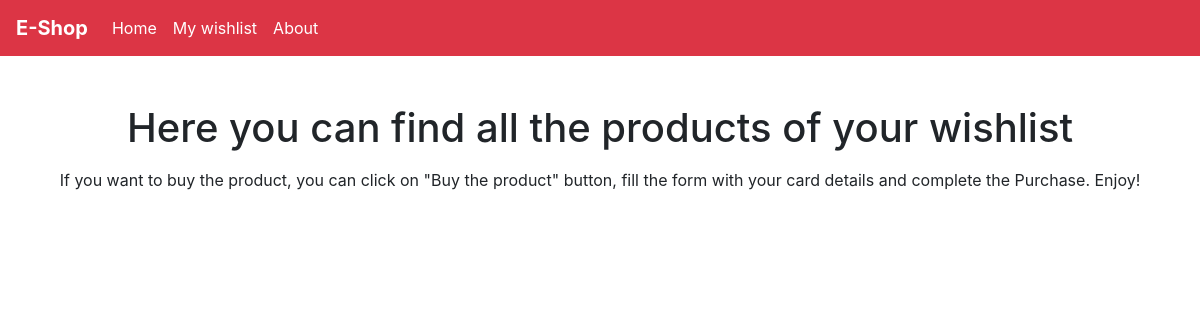
Page /my_wishlist on the earlier database version.
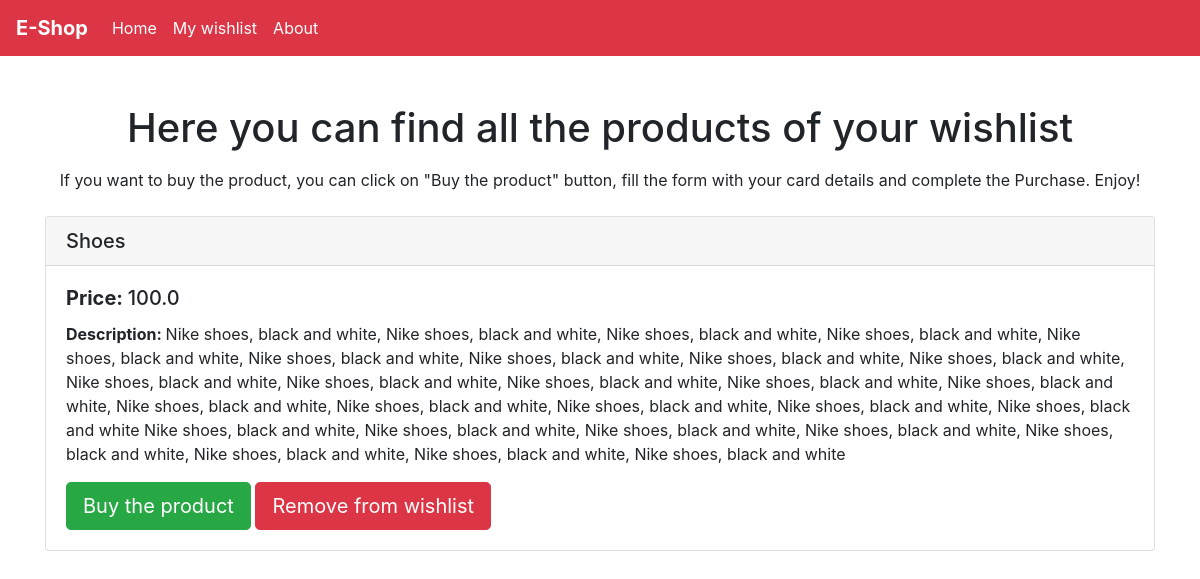
Same page on the later database version.
### shop/models.py (models this page shows, shortened)
class Wishlist(models.Model):
    product = models.ForeignKey(Product, on_delete=models.CASCADE)

class Product(models.Model):
    name = models.CharField(max_length=200)
    description = models.TextField()
    price = models.FloatField()
    image = models.ImageField(null=True, blank=True)

### shop/views.py (the view)
# urls.py: path('my_wishlist', views.my_wishlist, name='whishlist'),
def my_wishlist(request):
    wishlist = Wishlist.objects.all()
    context = {
        "wishlist": wishlist
    }
    return render(request, 'shop/wishlist.html', context)

### shop/templates/shop/wishlist.html (shortened to what this page needs)
{% extends 'shop/base.html' %}
{% block content %}
<h1 class="mb-3" style="text-align: center;">Here you can find all the products of your wishlist</h1>
<p class="mb-4" style="text-align: center;">If you want to buy the product, you can click on "Buy the product" button, fill the form with your card details and complete the Purchase. Enjoy!</p>
  {% for item in wishlist %}
    <div class="card mb-4">
      <h5 class="card-header">{{item.product.name}}</h5>
      <div class="card-body">
        <h5 class="card-title"><b>Price: </b>{{item.product.price}}</h5>
        <p class="card-text"><b>Description: </b>{{item.product.description}}</p>
        <a class="btn btn-success btn-lg" href="{% url 'checkout' item.product.id %}">Buy the product</a>
        <a class="btn btn-danger btn-lg" href="{% url 'delete-from-wishlist' item.product.id %}">Remove from wishlist</a>
      </div>
    </div>
  {% endfor %}
{% endblock content %}

Differences in the rows shown:
added Wishlist: product.name "Shoes", product.price "100.0", product.description "Nike shoes, black and white, Nike shoes, black and white, Nike shoes, black and white, Nike shoes, black and white, Nike shoes, black and white, Nike shoes, black and white, Nike shoes, black and white, Nike shoes, black and white, Nike shoes, black and white, Nike shoes, black and white, Nike shoes, black and white, Nike shoes, black and white, Nike shoes, black and white, Nike shoes, black and white, Nike shoes, black and white, Nike shoes, black and white, Nike shoes, black and white, Nike shoes, black and white, Nike shoes, black and white Nike shoes, black and white, Nike shoes, black and white, Nike shoes, black and white, Nike shoes, black and white, Nike shoes, black and white, Nike…"
